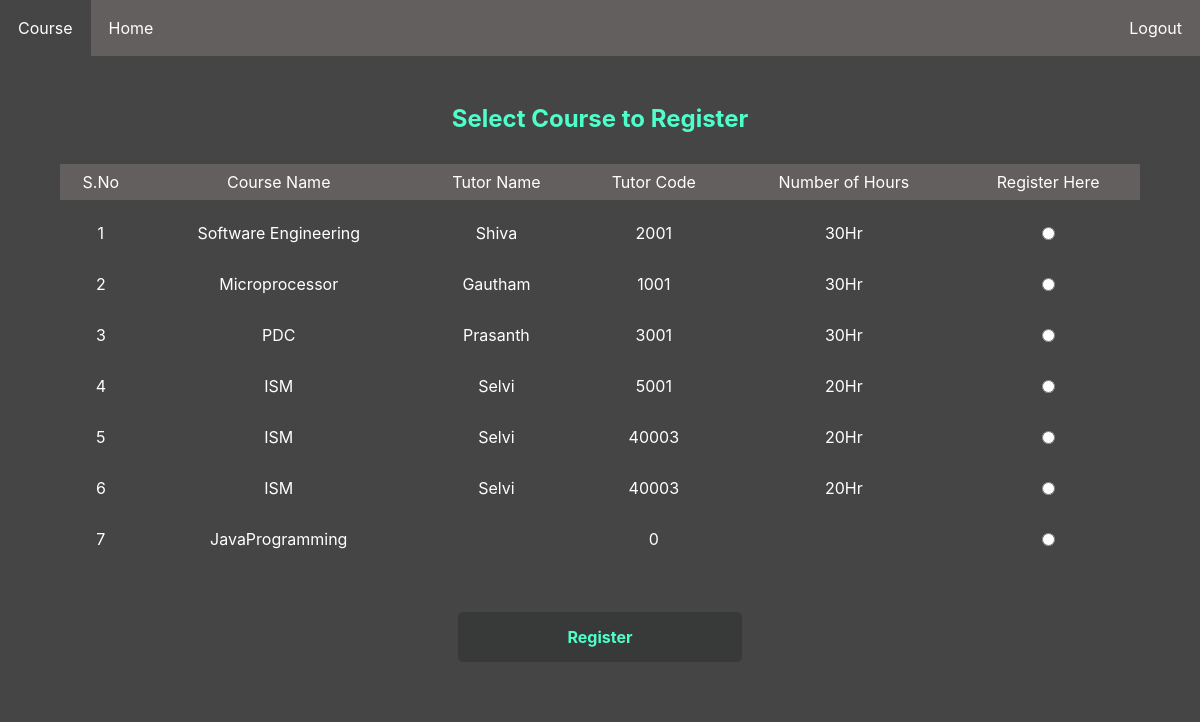
Page /student/courses.php on the committed database.
### tables this page shows
CREATE TABLE `courses` (
  `coursename` varchar(30) NOT NULL,
  `tutorname` varchar(30) NOT NULL,
  `duration` varchar(11) NOT NULL,
  `tutorid` int(10) NOT NULL
);

### student/courses.php (the view, shortened to what this page needs)
<!DOCTYPE html>
<html lang="en">
<head>
    <link rel="stylesheet" href="course.css">
</head>
<body>
<ul>
      <li><a class="active" href="#home">Course</a></li>
      <li><a href="home.php">Home</a></li>
      <li style="float:right; "><a href="logout.php" class="logout">Logout</a></li>
    </ul>
    <div class="section">
        <h1>Select Course to Register</h1>
    <?php
    $host = "localhost";
    $user = "root";
    $password = '';
    $db_name = "TutorSpot";
    $con = mysqli_connect($host, $user, $password, $db_name);
    ?>
    <form id="formin" method="post">
    <?php
    $sql = "select *from courses";
    $result = mysqli_query($con, $sql);
    $i=1;
  echo "<div class='div1'>";
  echo "<table>";
  echo "<tr id='header'>";
  echo "<td>S.No</td>";
  echo "<td> Course Name</td>";
  echo "<td> Tutor Name</td>";
  echo "<td> Tutor Code</td>";
  echo "<td> Number of Hours</td>";
  echo "<td>Register Here</td>";
  echo "</tr>";
  echo "<tbody>";
   while( $row = mysqli_fetch_array($result, MYSQLI_ASSOC)){
    echo "<tr>";
    echo "<td>".$i."</td>";
    echo "<td>".$row['coursename']."</td>";
    echo "<td>".$row['tutorname']."</td>";
    echo "<td>".$row['tutorid']."</td>";
    echo "<td>".$row['duration']."</td>";
    echo "<td><input type='radio' name='radio' value='$i' class='radio'> </td>";
    $i=$i+1;
    echo "</tr>";
   }
   echo "</tbody>";
 echo "</table>";
  echo "</div>";
?>
<br>
<div class="sub">
  <div class="btn">
	<input id="submit" type="submit" name="submit" value="Register">
  </div></div>
    </form>
    </div>
</body>
</html>

### student/course.css (style rules this page uses)
* { box-sizing: border-box; font-family: -apple-system, BlinkMacSystemFont, "segoe ui", roboto, oxygen, ubuntu, cantarell, "fira sans", "droid sans", "helvetica neue", Arial, sans-serif; font-size: 16px; }
body { background-color: #454545; margin: 0; }
.section { padding: 2em 2em; }
ul { list-style-type: none; margin: 0; padding: 0; overflow: hidden; background-color: #645F5F; color: white; }
li { float: left; }
li a { display: block; color: white; text-align: center; padding: 18px 18px; text-decoration: none; }
.active { background-color: #454545; color: white; }
div { background-color: #454545; }
h1 { color: #4FFFCA; text-align: center; font-size: x-large; }
table { align-content: left; border-collapse: separate; border-spacing: 0 15px; border: none; margin-left: auto; margin-right: auto; width:95%; color:white; }
td { border: none; padding: 8px; text-align: center; }
#header { text-align: center; background-color: #645F5F; }
.radio { display:block; margin:auto; align-items: center; justify-content:center; accent-color: #4FFFCA; }
.btn { text-align: center; }
#submit { width: 25%; border-radius: 5px; padding: 15px; margin-top: 20px; background-color: #383a39; border: 0; cursor: pointer; font-weight: bold; color: #4FFFCA; transition: background-color 0.2s; }

### rows in the picture
courses: coursename "Software Engineering", tutorname "Shiva", tutorid "2001", duration "30Hr"
courses: coursename "Microprocessor", tutorname "Gautham", tutorid "1001", duration "30Hr"
courses: coursename "PDC", tutorname "Prasanth", tutorid "3001", duration "30Hr"
courses: coursename "ISM", tutorname "Selvi", tutorid "5001", duration "20Hr"
courses: coursename "ISM", tutorname "Selvi", tutorid "40003", duration "20Hr"
courses: coursename "ISM", tutorname "Selvi", tutorid "40003", duration "20Hr"
courses: coursename "JavaProgramming", tutorid "0"
